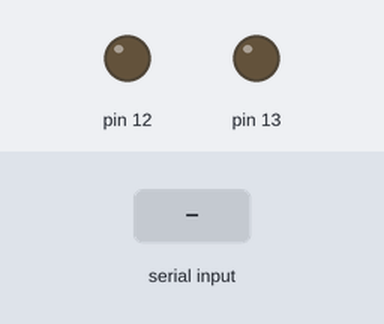
A sketch run on a simulated Arduino Uno, built with avr-gcc and run on an emulated ATmega328P. On the bench: output pins drawn as LEDs (lit = HIGH). The test bench sets the inputs (shaded band).

Above: at 1.2 s.
1.3 s: "1" received over Serial
At 2.3 s:
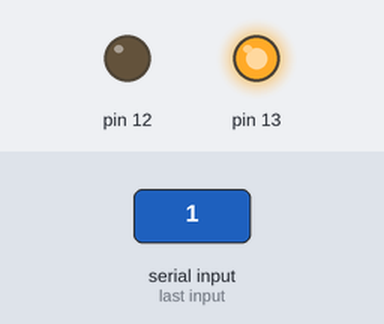
2.8 s: "3" received over Serial
At 3.5 s:
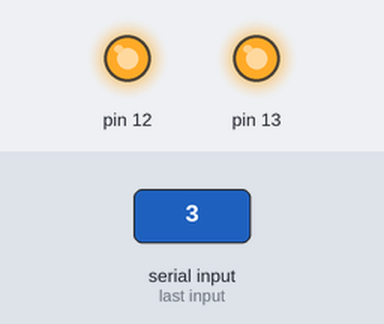
4.3 s: "2" received over Serial
At 4.6 s:
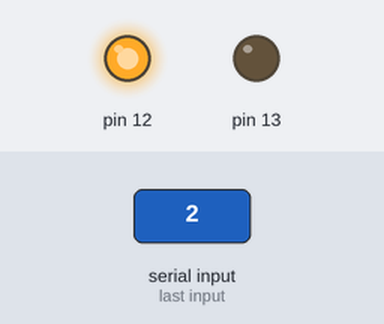
5.8 s: "4" received over Serial
At 7.0 s:
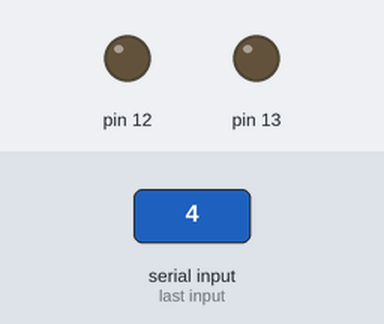
Timing chart, 0 to 8.3 s (numbered marks = the images above; inputs shaded):
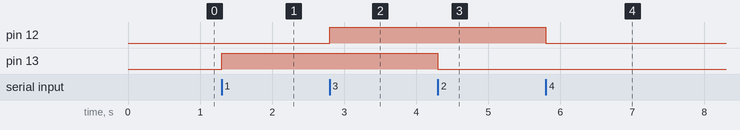

Measured:
- after the input at 1.3 s, pin 13: LOW → HIGH at once
- after the input at 2.8 s, pin 12: LOW → HIGH at once
- after the input at 4.3 s, pin 13: HIGH → LOW at once
- after the input at 5.8 s, pin 12: HIGH → LOW at once

The sketch:

4th_project.ino
```cpp
char ch;

void setup() {
  pinMode(13,OUTPUT);
  pinMode(12,OUTPUT);
  Serial.begin(9600);

  // put your setup code here, to run once:

}
void loop()
{
  if(Serial.available()>0)
  {
     ch=Serial.read();
  }
  if(ch=='1')
  {
    digitalWrite(13,HIGH);
  }
   if(ch=='2')
  {
    digitalWrite(13,LOW);
  }
   if(ch=='3')
  {
    digitalWrite(12,HIGH);
  }
  if(ch=='4')
  {
    digitalWrite(12,LOW);
  }
}


  // put your main code here, to run repeatedly:
```
